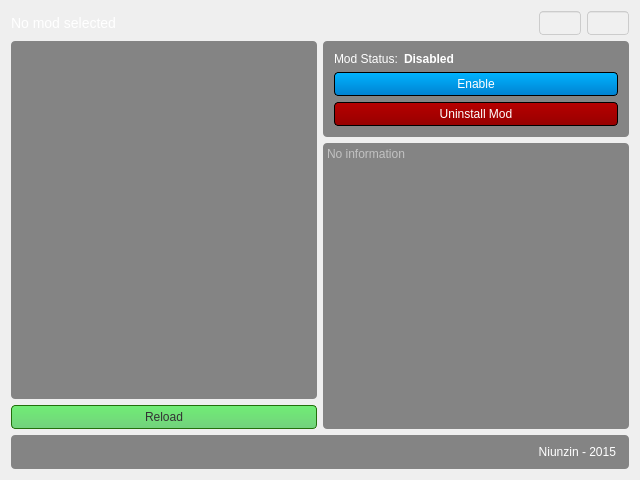
<?xml version="1.0" encoding="UTF-8"?>
<ui version="4.0">
 <class>MainWindow</class>
 <widget class="QMainWindow" name="MainWindow">
  <property name="geometry">
   <rect>
    <x>0</x>
    <y>0</y>
    <width>640</width>
    <height>480</height>
   </rect>
  </property>
  <property name="minimumSize">
   <size>
    <width>640</width>
    <height>480</height>
   </size>
  </property>
  <property name="maximumSize">
   <size>
    <width>640</width>
    <height>480</height>
   </size>
  </property>
  <property name="windowTitle">
   <string>Mod Manager V</string>
  </property>
  <property name="windowIcon">
   <iconset resource="res.qrc">
    <normaloff>:/icon.png</normaloff>:/icon.png</iconset>
  </property>
  <property name="styleSheet">
   <string notr="true">QWidget#centralWidget
{
background: transparent url(:/resources/background.png) fixed center;
}</string>
  </property>
  <widget class="QWidget" name="centralWidget">
   <layout class="QVBoxLayout" name="verticalLayout_2">
    <item>
     <layout class="QHBoxLayout" name="horizontalLayout">
      <item>
       <widget class="QLabel" name="txt_Title">
        <property name="styleSheet">
         <string notr="true">font-size: 14px; color: #FFF;</string>
        </property>
        <property name="text">
         <string>No mod selected</string>
        </property>
       </widget>
      </item>
      <item>
       <spacer name="horizontalSpacer">
        <property name="orientation">
         <enum>Qt::Horizontal</enum>
        </property>
        <property name="sizeHint" stdset="0">
         <size>
          <width>40</width>
          <height>20</height>
         </size>
        </property>
       </spacer>
      </item>
      <item>
       <widget class="QPushButton" name="btn_tr_en">
        <property name="cursor">
         <cursorShape>PointingHandCursor</cursorShape>
        </property>
        <property name="styleSheet">
         <string notr="true">QPushButton {
	background-color: qlineargradient(spread:pad, x1:0, y1:0, x2:0, y2:0.068, stop:0 rgba(204, 204, 204, 255), stop:1 rgba(240, 240, 240, 255));
	padding: 4px;
	color: #FFF;
	border: 1px solid #ccc;
	border-radius: 4px;
}

QPushButton::hover {
	background-color: qlineargradient(spread:pad, x1:0, y1:0, x2:0, y2:1, stop:0 rgba(204, 204, 204, 255), stop:1 rgba(240, 220, 220, 255));
}

QPushButton::!enabled {
	background-color: #ccc;
	color: #555;
}</string>
        </property>
        <property name="text">
         <string/>
        </property>
        <property name="icon">
         <iconset resource="res.qrc">
          <normaloff>:/resources/flag_en.png</normaloff>:/resources/flag_en.png</iconset>
        </property>
        <property name="autoDefault">
         <bool>false</bool>
        </property>
        <property name="default">
         <bool>false</bool>
        </property>
        <property name="flat">
         <bool>false</bool>
        </property>
       </widget>
      </item>
      <item>
       <widget class="QPushButton" name="btn_tr_br">
        <property name="cursor">
         <cursorShape>PointingHandCursor</cursorShape>
        </property>
        <property name="styleSheet">
         <string notr="true">QPushButton {
	background-color: qlineargradient(spread:pad, x1:0, y1:0, x2:0, y2:0.068, stop:0 rgba(204, 204, 204, 255), stop:1 rgba(240, 240, 240, 255));
	padding: 4px;
	color: #FFF;
	border: 1px solid #ccc;
	border-radius: 4px;
}

QPushButton::hover {
	background-color: qlineargradient(spread:pad, x1:0, y1:0, x2:0, y2:1, stop:0 rgba(204, 204, 204, 255), stop:1 rgba(240, 220, 220, 255));
}

QPushButton::!enabled {
	background-color: #ccc;
	color: #555;
}</string>
        </property>
        <property name="text">
         <string/>
        </property>
        <property name="icon">
         <iconset resource="res.qrc">
          <normaloff>:/resources/flag_br.png</normaloff>:/resources/flag_br.png</iconset>
        </property>
       </widget>
      </item>
     </layout>
    </item>
    <item>
     <layout class="QHBoxLayout" name="horizontalLayout_2">
      <item>
       <layout class="QVBoxLayout" name="verticalLayout_4">
        <item>
         <widget class="QListWidget" name="list_mods">
          <property name="styleSheet">
           <string notr="true">background: rgba(0, 0, 0, 0.45);
color: #FFF;
border-radius: 4px;</string>
          </property>
         </widget>
        </item>
        <item>
         <widget class="QPushButton" name="pushButton">
          <property name="enabled">
           <bool>true</bool>
          </property>
          <property name="cursor">
           <cursorShape>PointingHandCursor</cursorShape>
          </property>
          <property name="styleSheet">
           <string notr="true">QPushButton {
	background-color: qlineargradient(spread:pad, x1:0, y1:0, x2:0, y2:0.988636, stop:0 rgba(113, 237, 117, 255), stop:1 rgba(114, 210, 125, 255));
	padding: 4px;
	color: #333;
	border: 1px solid rgb(34, 112, 11);
	border-radius: 4px;
}

QPushButton::hover {
	background-color: qlineargradient(spread:pad, x1:0, y1:0, x2:0, y2:0.988636, stop:0 rgba(114, 210, 125, 255), stop:1 rgba(113, 237, 117, 255));
}

QPushButton::!enabled {
	background-color: #ccc;
	color: #555;
}</string>
          </property>
          <property name="text">
           <string>Reload</string>
          </property>
         </widget>
        </item>
       </layout>
      </item>
      <item>
       <layout class="QVBoxLayout" name="verticalLayout">
        <item>
         <widget class="QFrame" name="frame">
          <property name="sizePolicy">
           <sizepolicy hsizetype="Preferred" vsizetype="Maximum">
            <horstretch>0</horstretch>
            <verstretch>0</verstretch>
           </sizepolicy>
          </property>
          <property name="styleSheet">
           <string notr="true">QFrame#frame {
background: rgba(0, 0, 0, 0.45);
color: #FFF;
border-radius: 4px;
}</string>
          </property>
          <property name="frameShape">
           <enum>QFrame::StyledPanel</enum>
          </property>
          <property name="frameShadow">
           <enum>QFrame::Raised</enum>
          </property>
          <layout class="QFormLayout" name="formLayout">
           <item row="0" column="0">
            <widget class="QLabel" name="txt_Status_label">
             <property name="styleSheet">
              <string notr="true">color: #FFF;</string>
             </property>
             <property name="text">
              <string>Mod Status:</string>
             </property>
            </widget>
           </item>
           <item row="0" column="1">
            <widget class="QLabel" name="txt_Status">
             <property name="styleSheet">
              <string notr="true">color: #FFF; font-weight: bold;</string>
             </property>
             <property name="text">
              <string>Disabled</string>
             </property>
            </widget>
           </item>
           <item row="1" column="0" colspan="2">
            <widget class="QPushButton" name="btn_ToggleMod">
             <property name="cursor">
              <cursorShape>PointingHandCursor</cursorShape>
             </property>
             <property name="styleSheet">
              <string notr="true">QPushButton {
	background-color: qlineargradient(spread:pad, x1:0, y1:0, x2:0, y2:0.988636, stop:0 rgba(0, 180, 255, 255), stop:1 rgba(0, 130, 210, 255));
	padding: 4px;
	color: #FFF;
	border: 1px solid #000;
	border-radius: 4px;
}

QPushButton::hover {
	background-color: qlineargradient(spread:pad, x1:0, y1:0, x2:0, y2:0.988636, stop:0 rgba(0, 130, 210, 255), stop:1 rgba(0, 180, 255, 255));
}

QPushButton::!enabled {
	background-color: #ccc;
	color: #555;
}</string>
             </property>
             <property name="text">
              <string>Enable</string>
             </property>
            </widget>
           </item>
           <item row="2" column="0" colspan="2">
            <widget class="QPushButton" name="btn_Uninstall">
             <property name="cursor">
              <cursorShape>PointingHandCursor</cursorShape>
             </property>
             <property name="styleSheet">
              <string notr="true">QPushButton {
	background-color: qlineargradient(spread:pad, x1:0, y1:0, x2:0, y2:1, stop:0 rgba(183, 0, 0, 255), stop:1 rgba(151, 0, 0, 255));
	padding: 4px;
	color: #FFF;
	border: 1px solid #000;
	border-radius: 4px;
}

QPushButton::hover {
	background-color: qlineargradient(spread:pad, x1:0, y1:0, x2:0, y2:0.988636, stop:0 rgba(151, 0, 0, 255), stop:1 rgba(183, 0, 0, 255));
}

QPushButton::!enabled {
	background-color: #ccc;
	color: #555;
}</string>
             </property>
             <property name="text">
              <string>Uninstall Mod</string>
             </property>
            </widget>
           </item>
          </layout>
          <zorder></zorder>
          <zorder>btn_Uninstall</zorder>
          <zorder>btn_ToggleMod</zorder>
          <zorder>txt_Status</zorder>
          <zorder>txt_Status_label</zorder>
         </widget>
        </item>
        <item>
         <widget class="QTextEdit" name="logs">
          <property name="sizePolicy">
           <sizepolicy hsizetype="Expanding" vsizetype="Minimum">
            <horstretch>0</horstretch>
            <verstretch>0</verstretch>
           </sizepolicy>
          </property>
          <property name="styleSheet">
           <string notr="true">background: rgba(0, 0, 0, 0.45);
color: #FFF;
border-radius: 4px;</string>
          </property>
          <property name="readOnly">
           <bool>true</bool>
          </property>
          <property name="textInteractionFlags">
           <set>Qt::TextBrowserInteraction</set>
          </property>
          <property name="placeholderText">
           <string>No information</string>
          </property>
         </widget>
        </item>
       </layout>
      </item>
     </layout>
    </item>
    <item>
     <widget class="QLabel" name="label">
      <property name="styleSheet">
       <string notr="true">background: rgba(0, 0, 0, 0.45);
color: #FFF;
border-radius: 4px;
padding: 10px;</string>
      </property>
      <property name="text">
       <string>Niunzin - 2015</string>
      </property>
      <property name="alignment">
       <set>Qt::AlignRight|Qt::AlignTrailing|Qt::AlignVCenter</set>
      </property>
     </widget>
    </item>
   </layout>
  </widget>
  <action name="actionEnglish">
   <property name="text">
    <string>English</string>
   </property>
  </action>
  <action name="actionPortugu_s_do_Brasil">
   <property name="text">
    <string>Português do Brasil</string>
   </property>
  </action>
 </widget>
 <layoutdefault spacing="6" margin="11"/>
 <resources>
  <include location="res.qrc"/>
 </resources>
 <connections/>
</ui>
